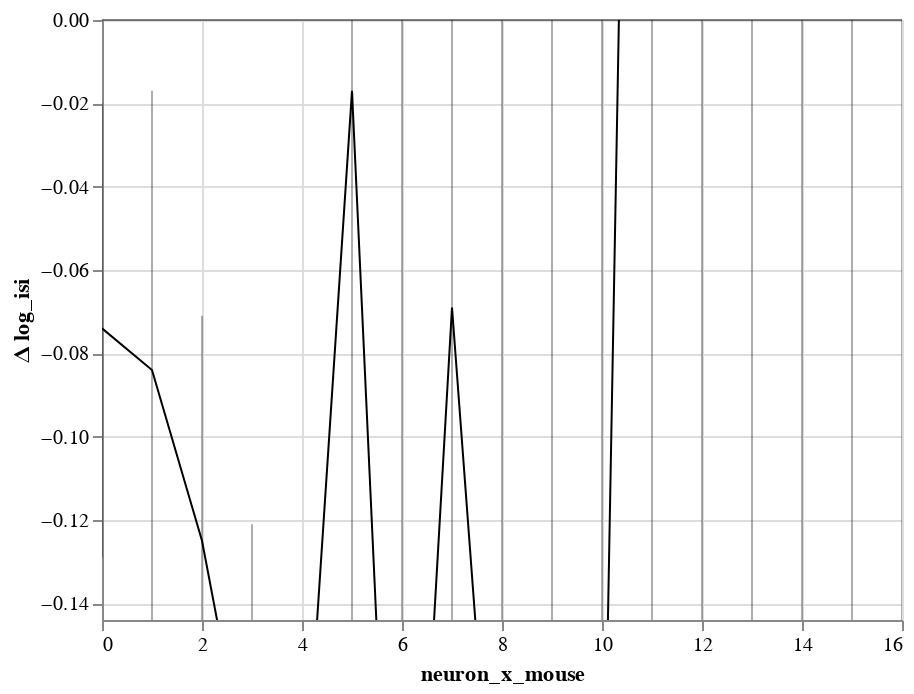

The code cell stored with this chart in its notebook:
### Code cell
bw.plot(x='neuron_x_mouse:O').display()

### Figure 1 — Vega-Lite specification as saved in the notebook (floating-point values rounded to 4 significant figures)
{"config": {"view": {"continuousWidth": 400, "continuousHeight": 300}}, "layer": [{"mark": {"type": "rule", "clip": true, "opacity": 0.4, "size": 0.8}, "encoding": {"x": {"type": "quantitative", "field": "neuron_x_mouse"}, "y": {"type": "quantitative", "axis": {"orient": "left", "title": ""}, "field": "lower interval", "scale": {"domain": [-0.144, 0], "zero": true}}, "y2": {"field": "higher interval"}}}, {"mark": {"type": "line", "clip": true, "color": "black", "fill": null, "point": false, "size": 1}, "encoding": {"x": {"type": "quantitative", "field": "neuron_x_mouse"}, "y": {"type": "quantitative", "aggregate": "mean", "axis": {"orient": "left"}, "field": "center interval", "scale": {"domain": [-0.144, 0], "zero": true}, "title": "Δ log_isi"}}}, {"mark": {"type": "line", "color": "black", "opacity": 1, "size": 0.5}, "encoding": {"x": {"type": "quantitative", "field": "neuron_x_mouse"}, "y": {"type": "quantitative", "axis": {"orient": "left", "title": ""}, "field": "zero", "scale": {"domain": [-0.144, 0], "zero": true}}}}], "data": {"name": "data-63ad16ba1be36abb30fa23744d40beb5"}, "$schema": "https://vega.github.io/schema/vega-lite/v4.8.1.json", "datasets": {"data-63ad16ba1be36abb30fa23744d40beb5": [{"neuron_x_mouse": 0, "center interval": -0.074, "Std.Err.": 0.028, "z": -2.686, "p": 0.007, "higher interval": -0.129, "lower interval": -0.02, "zero": 0}, {"neuron_x_mouse": 1, "center interval": -0.084, "Std.Err.": 0.034, "z": -2.47, "p": 0.014, "higher interval": -0.15, "lower interval": -0.017, "zero": 0}, {"neuron_x_mouse": 2, "center interval": -0.125, "Std.Err.": 0.028, "z": -4.526, "p": 0.0, "higher interval": -0.18, "lower interval": -0.071, "zero": 0}, {"neuron_x_mouse": 3, "center interval": -0.188, "Std.Err.": 0.034, "z": -5.532, "p": 0.0, "higher interval": -0.254, "lower interval": -0.121, "zero": 0}, {"neuron_x_mouse": 4, "center interval": -0.199, "Std.Err.": 0.028, "z": -7.168, "p": 0.0, "higher interval": -0.253, "lower interval": -0.144, "zero": 0}, {"neuron_x_mouse": 5, "center interval": -0.017, "Std.Err.": 0.155, "z": -0.108, "p": 0.914, "higher interval": -0.322, "lower interval": 0.288, "zero": 0}, {"neuron_x_mouse": 6, "center interval": -0.278, "Std.Err.": 0.154, "z": -1.8, "p": 0.072, "higher interval": -0.58, "lower interval": 0.025, "zero": 0}, {"neuron_x_mouse": 7, "center interval": -0.069, "Std.Err.": 0.155, "z": -0.441, "p": 0.66, "higher interval": -0.373, "lower interval": 0.236, "zero": 0}, {"neuron_x_mouse": 8, "center interval": -0.23, "Std.Err.": 0.154, "z": -1.493, "p": 0.136, "higher interval": -0.533, "lower interval": 0.072, "zero": 0}, {"neuron_x_mouse": 9, "center interval": -0.17, "Std.Err.": 0.155, "z": -1.093, "p": 0.275, "higher interval": -0.475, "lower interval": 0.135, "zero": 0}, {"neuron_x_mouse": 10, "center interval": -0.222, "Std.Err.": 0.154, "z": -1.437, "p": 0.151, "higher interval": -0.524, "lower interval": 0.081, "zero": 0}, {"neuron_x_mouse": 11, "center interval": 0.435, "Std.Err.": 324400.0, "z": 0.0, "p": 1.0, "higher interval": -635800.0, "lower interval": 635800.0, "zero": 0}, {"neuron_x_mouse": 12, "center interval": 0.091, "Std.Err.": 324400.0, "z": 0.0, "p": 1.0, "higher interval": -635800.0, "lower interval": 635800.0, "zero": 0}, {"neuron_x_mouse": 13, "center interval": 0.406, "Std.Err.": 324400.0, "z": 0.0, "p": 1.0, "higher interval": -635800.0, "lower interval": 635800.0, "zero": 0}, {"neuron_x_mouse": 14, "center interval": 0.194, "Std.Err.": 324400.0, "z": 0.0, "p": 1.0, "higher interval": -635800.0, "lower interval": 635800.0, "zero": 0}, {"neuron_x_mouse": 15, "center interval": 0.281, "Std.Err.": 324400.0, "z": 0.0, "p": 1.0, "higher interval": -635800.0, "lower interval": 635800.0, "zero": 0}, {"neuron_x_mouse": 16, "center interval": 0.243, "Std.Err.": 324400.0, "z": 0.0, "p": 1.0, "higher interval": -635800.0, "lower interval": 635800.0, "zero": 0}]}}
